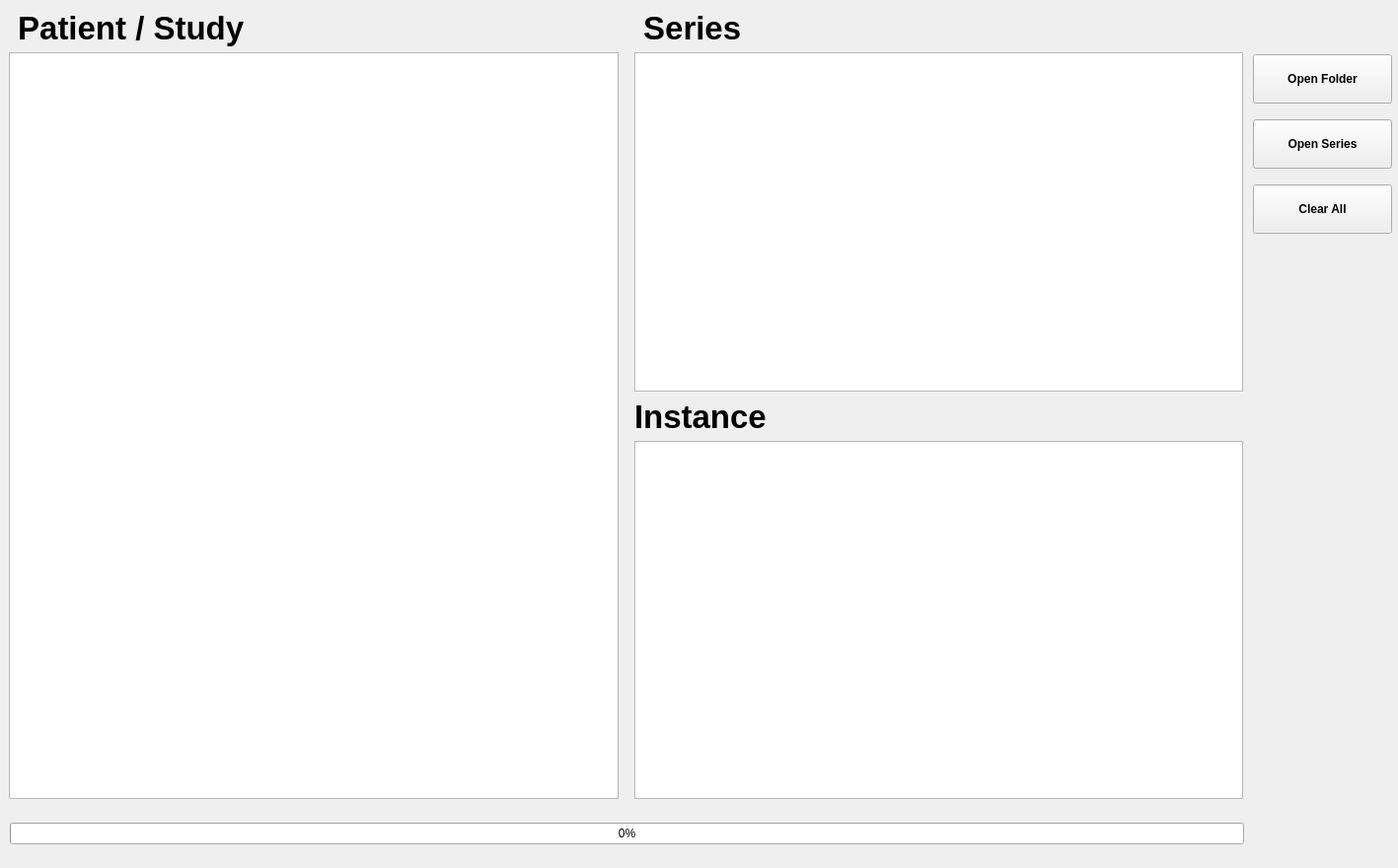
<?xml version="1.0" encoding="UTF-8"?>
<ui version="4.0">
 <class>StudyBrowser</class>
 <widget class="QWidget" name="StudyBrowser">
  <property name="geometry">
   <rect>
    <x>0</x>
    <y>0</y>
    <width>1417</width>
    <height>880</height>
   </rect>
  </property>
  <property name="windowTitle">
   <string>Form</string>
  </property>
  <widget class="QWidget" name="verticalLayoutWidget_2">
   <property name="geometry">
    <rect>
     <x>1270</x>
     <y>9</y>
     <width>141</width>
     <height>871</height>
    </rect>
   </property>
   <layout class="QVBoxLayout" name="verticalLayout_2" stretch="1,4,4,0,4,14">
    <item>
     <spacer name="verticalSpacer">
      <property name="orientation">
       <enum>Qt::Vertical</enum>
      </property>
      <property name="sizeHint" stdset="0">
       <size>
        <width>20</width>
        <height>40</height>
       </size>
      </property>
     </spacer>
    </item>
    <item>
     <widget class="QPushButton" name="browserButton_open_folder">
      <property name="minimumSize">
       <size>
        <width>0</width>
        <height>30</height>
       </size>
      </property>
      <property name="maximumSize">
       <size>
        <width>16777215</width>
        <height>50</height>
       </size>
      </property>
      <property name="font">
       <font>
        <weight>75</weight>
        <bold>true</bold>
       </font>
      </property>
      <property name="text">
       <string>Open Folder</string>
      </property>
     </widget>
    </item>
    <item>
     <widget class="QPushButton" name="browserButton_open_series">
      <property name="minimumSize">
       <size>
        <width>0</width>
        <height>50</height>
       </size>
      </property>
      <property name="maximumSize">
       <size>
        <width>16777215</width>
        <height>30</height>
       </size>
      </property>
      <property name="font">
       <font>
        <weight>75</weight>
        <bold>true</bold>
       </font>
      </property>
      <property name="text">
       <string>Open Series</string>
      </property>
     </widget>
    </item>
    <item>
     <spacer name="horizontalSpacer">
      <property name="orientation">
       <enum>Qt::Horizontal</enum>
      </property>
      <property name="sizeHint" stdset="0">
       <size>
        <width>40</width>
        <height>20</height>
       </size>
      </property>
     </spacer>
    </item>
    <item>
     <widget class="QPushButton" name="browserButton_clear_all">
      <property name="minimumSize">
       <size>
        <width>0</width>
        <height>30</height>
       </size>
      </property>
      <property name="maximumSize">
       <size>
        <width>16777215</width>
        <height>50</height>
       </size>
      </property>
      <property name="font">
       <font>
        <weight>75</weight>
        <bold>true</bold>
       </font>
      </property>
      <property name="text">
       <string>Clear All</string>
      </property>
     </widget>
    </item>
    <item>
     <spacer name="verticalSpacer_2">
      <property name="orientation">
       <enum>Qt::Vertical</enum>
      </property>
      <property name="sizeHint" stdset="0">
       <size>
        <width>20</width>
        <height>40</height>
       </size>
      </property>
     </spacer>
    </item>
   </layout>
  </widget>
  <widget class="QWidget" name="horizontalLayoutWidget">
   <property name="geometry">
    <rect>
     <x>-1</x>
     <y>-1</y>
     <width>1261</width>
     <height>811</height>
    </rect>
   </property>
   <layout class="QHBoxLayout" name="horizontalLayout" stretch="5,5">
    <item>
     <layout class="QVBoxLayout" name="verticalLayout" stretch="1,20">
      <property name="sizeConstraint">
       <enum>QLayout::SetDefaultConstraint</enum>
      </property>
      <property name="leftMargin">
       <number>10</number>
      </property>
      <property name="topMargin">
       <number>10</number>
      </property>
      <property name="rightMargin">
       <number>0</number>
      </property>
      <item>
       <widget class="QLabel" name="label_patient_study">
        <property name="maximumSize">
         <size>
          <width>1000</width>
          <height>1000</height>
         </size>
        </property>
        <property name="font">
         <font>
          <pointsize>25</pointsize>
          <weight>75</weight>
          <bold>true</bold>
         </font>
        </property>
        <property name="text">
         <string> Patient / Study</string>
        </property>
       </widget>
      </item>
      <item>
       <widget class="QTableView" name="table_study">
        <property name="maximumSize">
         <size>
          <width>1000</width>
          <height>1000</height>
         </size>
        </property>
        <property name="font">
         <font>
          <weight>75</weight>
          <bold>true</bold>
         </font>
        </property>
       </widget>
      </item>
     </layout>
    </item>
    <item>
     <layout class="QVBoxLayout" name="verticalLayout_3" stretch="2,18,2,19">
      <property name="leftMargin">
       <number>10</number>
      </property>
      <property name="topMargin">
       <number>10</number>
      </property>
      <property name="rightMargin">
       <number>0</number>
      </property>
      <item>
       <widget class="QLabel" name="label_series">
        <property name="maximumSize">
         <size>
          <width>1000</width>
          <height>1000</height>
         </size>
        </property>
        <property name="font">
         <font>
          <pointsize>25</pointsize>
          <weight>75</weight>
          <bold>true</bold>
         </font>
        </property>
        <property name="text">
         <string> Series</string>
        </property>
       </widget>
      </item>
      <item>
       <widget class="QTableView" name="table_series"/>
      </item>
      <item>
       <widget class="QLabel" name="label_instance">
        <property name="maximumSize">
         <size>
          <width>1000</width>
          <height>1000</height>
         </size>
        </property>
        <property name="font">
         <font>
          <pointsize>25</pointsize>
          <weight>75</weight>
          <bold>true</bold>
         </font>
        </property>
        <property name="text">
         <string>Instance</string>
        </property>
       </widget>
      </item>
      <item>
       <widget class="QTableView" name="table_instance"/>
      </item>
     </layout>
    </item>
   </layout>
  </widget>
  <widget class="QWidget" name="horizontalLayoutWidget_2">
   <property name="geometry">
    <rect>
     <x>0</x>
     <y>820</y>
     <width>1261</width>
     <height>51</height>
    </rect>
   </property>
   <layout class="QHBoxLayout" name="horizontalLayout_2" stretch="10">
    <property name="leftMargin">
     <number>10</number>
    </property>
    <item>
     <widget class="QProgressBar" name="progressbar">
      <property name="value">
       <number>0</number>
      </property>
      <property name="textVisible">
       <bool>true</bool>
      </property>
      <property name="invertedAppearance">
       <bool>false</bool>
      </property>
     </widget>
    </item>
   </layout>
  </widget>
 </widget>
 <resources/>
 <connections/>
</ui>
